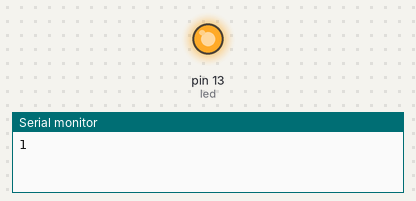
Simulated run of this sketch. Board: Arduino Uno, built with avr-gcc and run on an emulated ATmega328P. Parts: output pins drawn as LEDs (lit = HIGH), the last lines printed to the serial monitor.

Above: at 1.0 s.
At 3.0 s:
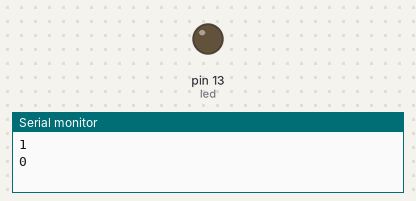
Timing chart, 0 to 5.2 s (numbered marks = the images above):
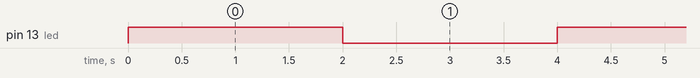

The sketch:

blinking_led.ino
```cpp
int led=13;

void setup() {
  pinMode(led,OUTPUT);
  Serial.begin(9600);
}

void loop() {
  digitalWrite(led,HIGH);
  Serial.println('1');
  delay(2000);
  digitalWrite(led,LOW);
  Serial.println('0');
  delay(2000);

}
```

Measured:
- by itself, pin 13 (led): alternates HIGH for 2.0 s and LOW for 2.0 s
